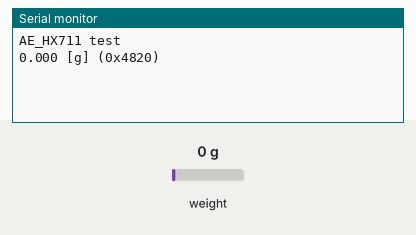
Recording of a sketch running on a simulated Arduino Uno, built with avr-gcc and run on an emulated ATmega328P. Shown: the last lines printed to the serial monitor. Wiring (inferred from the names in the program): HX711 load-cell converter: data pin 18; SCK pin 19. The inputs (shaded band) are chosen by the test bench; at power-on: weight on the scale 0 g.

Above: at 4.2 s.
4.3 s: weight on the scale set to 100 g
At 5.0 s:
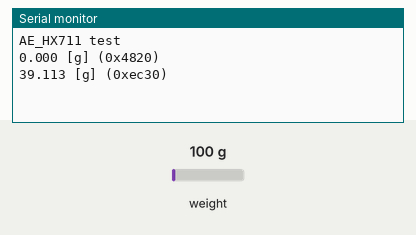
6.6 s: weight on the scale set to 1250 g
At 7.8 s:
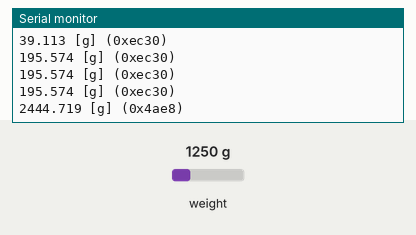
9.4 s: weight on the scale set to 2500 g
At 10.6 s:
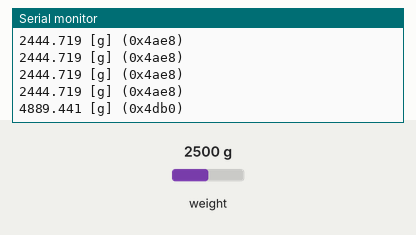
12.2 s: weight on the scale set to 4900 g
At 13.4 s:
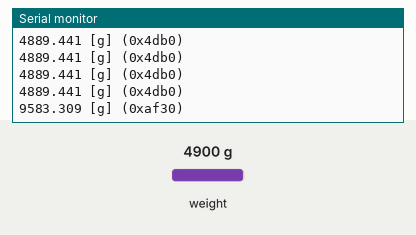

The sketch:

juryo_sens.ino
```cpp
#include <Arduino.h>

void AE_HX711_Init(void);
void AE_HX711_Reset(void);
long AE_HX711_Read(void);
long AE_HX711_Averaging(long adc,char num);
float AE_HX711_getGram(char num);

//---------------------------------------------------//
// ピンの設定
//---------------------------------------------------//
#define pin_dout  18

#define pin_slk   19

//---------------------------------------------------//
// ロードセル　Ｓ字型　ＳＣ３０１Ａ　１００ｋＧ [P-12036]
//---------------------------------------------------//
//#define OUT_VOL   0.002f      //定格出力 [V]
//#define LOAD      100000.0f   //定格容量 [g]

//---------------------------------------------------//
// ロードセル　シングルポイント（ ビーム型）　ＳＣ６０１　１２０ｋＧ [P-12035]
//---------------------------------------------------//
//#define OUT_VOL   0.001f      //定格出力 [V]
//#define LOAD      120000.0f   //定格容量 [g]

//---------------------------------------------------//
// ロードセル　シングルポイント（ ビーム型）　ＳＣ１３３　２０ｋＧ [P-12034]
//---------------------------------------------------//
#define OUT_VOL   0.002f      //定格出力 [V]
#define LOAD      20000.0f    //定格容量 [g]

//---------------------------------------------------//7p0
// ロードセル　シングルポイント（ビーム型）　ＳＣ６１６Ｃ　５００ｇ[P-12532]
//---------------------------------------------------//
//#define OUT_VOL   0.0007f   //定格出力 [V]
//#define LOAD      500.0f    //定格容量 [g]


float offset;

void setup() {
  Serial.begin(9600);
  Serial.println("AE_HX711 test");
  AE_HX711_Init();
  AE_HX711_Reset();
  offset = AE_HX711_getGram(30);
}

void loop()
{
  float data;
  char S1[20];
  char s[20];
  data = AE_HX711_getGram(5);
  sprintf(S1,"%s [g] (0x%4x)",dtostrf((data-offset), 5, 3, s),AE_HX711_Read());
  Serial.println(S1);
}


void AE_HX711_Init(void)
{
  pinMode(pin_slk, OUTPUT);
  pinMode(pin_dout, INPUT);
}

void AE_HX711_Reset(void)
{
  digitalWrite(pin_slk,1);
  delayMicroseconds(100);
  digitalWrite(pin_slk,0);
  delayMicroseconds(100);
}

long AE_HX711_Read(void)
{
  long data=0;
  while(digitalRead(pin_dout)!=0);
  delayMicroseconds(10);
  for(int i=0;i<24;i++)
  {
    digitalWrite(pin_slk,1);
    delayMicroseconds(5);
    digitalWrite(pin_slk,0);
    delayMicroseconds(5);
    data = (data<<1)|(digitalRead(pin_dout));
  }
  //Serial.println(data,HEX);
  digitalWrite(pin_slk,1);
  delayMicroseconds(10);
  digitalWrite(pin_slk,0);
  delayMicroseconds(10);
  return data^0x800000;
}


long AE_HX711_Averaging(long adc,char num)
{
  long sum = 0;
  for (int i = 0; i < num; i++) sum += AE_HX711_Read();
  return sum / num;
}

float AE_HX711_getGram(char num)
{
  #define HX711_R1  20000.0f
  #define HX711_R2  8200.0f
  #define HX711_VBG 1.25f
  #define HX711_AVDD      4.2987f//(HX711_VBG*((HX711_R1+HX711_R2)/HX711_R2))
  #define HX711_ADC1bit   HX711_AVDD/16777216 //16777216=(2^24)
  #define HX711_PGA 128
  #define HX711_SCALE     (OUT_VOL * HX711_AVDD / LOAD *HX711_PGA)

  float data;

  data = AE_HX711_Averaging(AE_HX711_Read(),num)*HX711_ADC1bit;
  //Serial.println( HX711_AVDD);
  //Serial.println( HX711_ADC1bit);
  //Serial.println( HX711_SCALE);
  //Serial.println( data);
  data =  data / HX711_SCALE;


  return data;
}
```

Measured:
- after the input at 4.3 s, the serial monitor: prints a new line after 0.12 s (image 1)
- after the input at 6.6 s, the serial monitor: prints a new line after 0.64 s (image 2)
- after the input at 9.4 s, the serial monitor: prints a new line after 0.65 s (image 3)
- after the input at 12.2 s, the serial monitor: prints a new line after 0.67 s (image 4)
